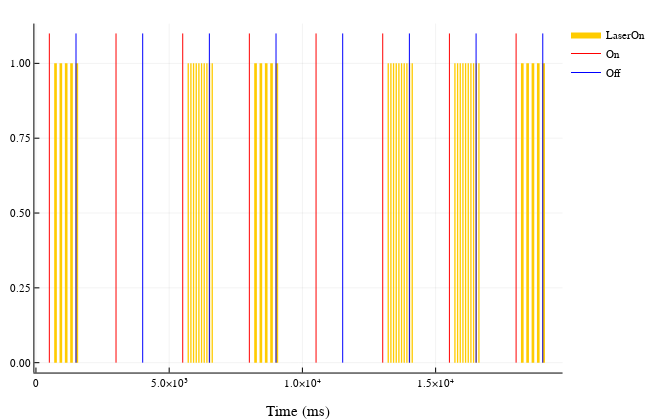

Source (notebook cell):
### Code cell
len=100
plot(bt[1:len],bv[1:len],line=:steppost,linewidth=0,fillcolor=lasercolor,fillrange=1,label="LaserOn",xlabel="Time (ms)")
ceon=don[don.<bt[len]];ceoff=doff[doff.<bt[len]]
plot!(ceon,ones(length(ceon))*1.1,line=:sticks,color=:red,label="On")
plot!(ceoff,ones(length(ceoff))*1.1,line=:sticks,color=:blue,label="Off")

### Figure 1 — Plotly figure (JSON) as saved in the notebook; plotly's stock layout.template omitted (floating-point values rounded to 4 significant figures; data arrays with more than 128 entries replaced by an {"elided": "..."} marker saying what was removed)
{"data": [{"colorbar": {"title": ""}, "fill": "tozeroy", "fillcolor": "rgba(255, 204, 0, 1.000)", "hoverinfo": "text", "legendgroup": "LaserOn", "line": {"color": "rgba(0, 154, 250, 1.000)", "dash": "solid", "shape": "linear", "width": 0}, "mode": "lines", "name": "LaserOn", "showlegend": true, "text": {"elided": "199 null values"}, "type": "scatter", "x": {"elided": "199 float values"}, "xaxis": "x1", "y": {"elided": "199 int values"}, "yaxis": "y1"}, {"colorbar": {"title": ""}, "hoverinfo": "text", "legendgroup": "On", "line": {"color": "rgba(255, 0, 0, 1.000)", "dash": "solid", "shape": "linear", "width": 1}, "mode": "lines", "name": "On", "showlegend": true, "text": [null, null], "type": "scatter", "x": [502.5, 502.5], "xaxis": "x1", "y": [0, 1.1], "yaxis": "y1"}, {"colorbar": {"title": ""}, "hoverinfo": "text", "legendgroup": "On", "line": {"color": "rgba(255, 0, 0, 1.000)", "dash": "solid", "shape": "linear", "width": 1}, "mode": "lines", "name": "On", "showlegend": false, "text": [null, null], "type": "scatter", "x": [3005.0, 3005.0], "xaxis": "x1", "y": [0, 1.1], "yaxis": "y1"}, {"colorbar": {"title": ""}, "hoverinfo": "text", "legendgroup": "On", "line": {"color": "rgba(255, 0, 0, 1.000)", "dash": "solid", "shape": "linear", "width": 1}, "mode": "lines", "name": "On", "showlegend": false, "text": [null, null], "type": "scatter", "x": [5508.0, 5508.0], "xaxis": "x1", "y": [0, 1.1], "yaxis": "y1"}, {"colorbar": {"title": ""}, "hoverinfo": "text", "legendgroup": "On", "line": {"color": "rgba(255, 0, 0, 1.000)", "dash": "solid", "shape": "linear", "width": 1}, "mode": "lines", "name": "On", "showlegend": false, "text": [null, null], "type": "scatter", "x": [8009.0, 8009.0], "xaxis": "x1", "y": [0, 1.1], "yaxis": "y1"}, {"colorbar": {"title": ""}, "hoverinfo": "text", "legendgroup": "On", "line": {"color": "rgba(255, 0, 0, 1.000)", "dash": "solid", "shape": "linear", "width": 1}, "mode": "lines", "name": "On", "showlegend": false, "text": [null, null], "type": "scatter", "x": [10510.0, 10510.0], "xaxis": "x1", "y": [0, 1.1], "yaxis": "y1"}, {"colorbar": {"title": ""}, "hoverinfo": "text", "legendgroup": "On", "line": {"color": "rgba(255, 0, 0, 1.000)", "dash": "solid", "shape": "linear", "width": 1}, "mode": "lines", "name": "On", "showlegend": false, "text": [null, null], "type": "scatter", "x": [13010.0, 13010.0], "xaxis": "x1", "y": [0, 1.1], "yaxis": "y1"}, {"colorbar": {"title": ""}, "hoverinfo": "text", "legendgroup": "On", "line": {"color": "rgba(255, 0, 0, 1.000)", "dash": "solid", "shape": "linear", "width": 1}, "mode": "lines", "name": "On", "showlegend": false, "text": [null, null], "type": "scatter", "x": [15520.0, 15520.0], "xaxis": "x1", "y": [0, 1.1], "yaxis": "y1"}, {"colorbar": {"title": ""}, "hoverinfo": "text", "legendgroup": "On", "line": {"color": "rgba(255, 0, 0, 1.000)", "dash": "solid", "shape": "linear", "width": 1}, "mode": "lines", "name": "On", "showlegend": false, "text": [null, null], "type": "scatter", "x": [18020.0, 18020.0], "xaxis": "x1", "y": [0, 1.1], "yaxis": "y1"}, {"colorbar": {"title": ""}, "hoverinfo": "text", "legendgroup": "Off", "line": {"color": "rgba(0, 0, 255, 1.000)", "dash": "solid", "shape": "linear", "width": 1}, "mode": "lines", "name": "Off", "showlegend": true, "text": [null, null], "type": "scatter", "x": [1503.0, 1503.0], "xaxis": "x1", "y": [0, 1.1], "yaxis": "y1"}, {"colorbar": {"title": ""}, "hoverinfo": "text", "legendgroup": "Off", "line": {"color": "rgba(0, 0, 255, 1.000)", "dash": "solid", "shape": "linear", "width": 1}, "mode": "lines", "name": "Off", "showlegend": false, "text": [null, null], "type": "scatter", "x": [4006.0, 4006.0], "xaxis": "x1", "y": [0, 1.1], "yaxis": "y1"}, {"colorbar": {"title": ""}, "hoverinfo": "text", "legendgroup": "Off", "line": {"color": "rgba(0, 0, 255, 1.000)", "dash": "solid", "shape": "linear", "width": 1}, "mode": "lines", "name": "Off", "showlegend": false, "text": [null, null], "type": "scatter", "x": [6508.0, 6508.0], "xaxis": "x1", "y": [0, 1.1], "yaxis": "y1"}, {"colorbar": {"title": ""}, "hoverinfo": "text", "legendgroup": "Off", "line": {"color": "rgba(0, 0, 255, 1.000)", "dash": "solid", "shape": "linear", "width": 1}, "mode": "lines", "name": "Off", "showlegend": false, "text": [null, null], "type": "scatter", "x": [9010.0, 9010.0], "xaxis": "x1", "y": [0, 1.1], "yaxis": "y1"}, {"colorbar": {"title": ""}, "hoverinfo": "text", "legendgroup": "Off", "line": {"color": "rgba(0, 0, 255, 1.000)", "dash": "solid", "shape": "linear", "width": 1}, "mode": "lines", "name": "Off", "showlegend": false, "text": [null, null], "type": "scatter", "x": [11510.0, 11510.0], "xaxis": "x1", "y": [0, 1.1], "yaxis": "y1"}, {"colorbar": {"title": ""}, "hoverinfo": "text", "legendgroup": "Off", "line": {"color": "rgba(0, 0, 255, 1.000)", "dash": "solid", "shape": "linear", "width": 1}, "mode": "lines", "name": "Off", "showlegend": false, "text": [null, null], "type": "scatter", "x": [14020.0, 14020.0], "xaxis": "x1", "y": [0, 1.1], "yaxis": "y1"}, {"colorbar": {"title": ""}, "hoverinfo": "text", "legendgroup": "Off", "line": {"color": "rgba(0, 0, 255, 1.000)", "dash": "solid", "shape": "linear", "width": 1}, "mode": "lines", "name": "Off", "showlegend": false, "text": [null, null], "type": "scatter", "x": [16520.0, 16520.0], "xaxis": "x1", "y": [0, 1.1], "yaxis": "y1"}, {"colorbar": {"title": ""}, "hoverinfo": "text", "legendgroup": "Off", "line": {"color": "rgba(0, 0, 255, 1.000)", "dash": "solid", "shape": "linear", "width": 1}, "mode": "lines", "name": "Off", "showlegend": false, "text": [null, null], "type": "scatter", "x": [19020.0, 19020.0], "xaxis": "x1", "y": [0, 1.1], "yaxis": "y1"}], "layout": {"annotations": [], "height": 420, "legend": {"bgcolor": "rgba(255, 255, 255, 1.000)", "bordercolor": "rgba(0, 0, 0, 1.000)", "font": {"color": "rgba(0, 0, 0, 1.000)", "family": "sans-serif", "size": 11}, "tracegroupgap": 0, "x": 1, "y": 1}, "margin": {"b": 20, "l": 0, "r": 0, "t": 20}, "paper_bgcolor": "rgba(255, 255, 255, 1.000)", "plot_bgcolor": "rgba(255, 255, 255, 1.000)", "showlegend": true, "width": 650, "xaxis": {"anchor": "y1", "domain": [0.06076, 0.9939], "gridcolor": "rgba(0, 0, 0, 0.100)", "gridwidth": 0.5, "linecolor": "rgba(0, 0, 0, 1.000)", "mirror": false, "range": [-58.56, 19760.0], "showgrid": true, "showline": true, "showticklabels": true, "tickangle": 0, "tickcolor": "rgb(0, 0, 0)", "tickfont": {"color": "rgba(0, 0, 0, 1.000)", "family": "sans-serif", "size": 11}, "tickmode": "array", "ticks": "inside", "ticktext": ["0", "5.0×10³", "1.0×10⁴", "1.5×10⁴"], "tickvals": [0, 5000, 10000, 15000], "title": "Time (ms)", "titlefont": {"color": "rgba(0, 0, 0, 1.000)", "family": "sans-serif", "size": 15}, "type": "-", "visible": true, "zeroline": false, "zerolinecolor": "rgba(0, 0, 0, 1.000)"}, "yaxis": {"anchor": "x1", "domain": [0.0722, 0.9906], "gridcolor": "rgba(0, 0, 0, 0.100)", "gridwidth": 0.5, "linecolor": "rgba(0, 0, 0, 1.000)", "mirror": false, "range": [-0.033, 1.133], "showgrid": true, "showline": true, "showticklabels": true, "tickangle": 0, "tickcolor": "rgb(0, 0, 0)", "tickfont": {"color": "rgba(0, 0, 0, 1.000)", "family": "sans-serif", "size": 11}, "tickmode": "array", "ticks": "inside", "ticktext": ["0.00", "0.25", "0.50", "0.75", "1.00"], "tickvals": [0, 0.25, 0.5, 0.75, 1], "title": "", "titlefont": {"color": "rgba(0, 0, 0, 1.000)", "family": "sans-serif", "size": 15}, "type": "-", "visible": true, "zeroline": false, "zerolinecolor": "rgba(0, 0, 0, 1.000)"}}}
